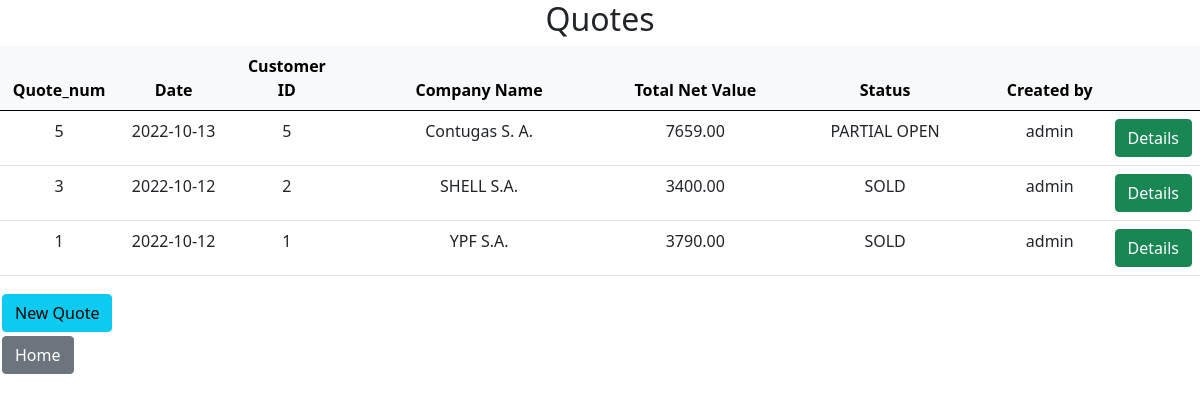
Screenshot of /get_quotes_list with the database file from the repository.
### tables this page shows
CREATE TABLE quote_header (quote_num INTEGER PRIMARY KEY AUTOINCREMENT, customer_id INTEGER NOT NULL, company_name TEXT NOT NULL, date DATE DEFAULT CURRENT_DATE, total_net_value FLOAT DEFAULT 0.0, status TEXT DEFAULT PENDING, created_by TEXT NOT NULL, FOREIGN KEY (customer_id) REFERENCES customers (id), FOREIGN KEY (created_by) REFERENCES users (username));

### app.py (the view)
@app.route("/get_quotes_list", methods = ["GET"])
def get_all_quotes():
    quotes = db.execute("SELECT * FROM quote_header ORDER BY quote_num DESC")
    return render_template("quotes_list.html", quotes=quotes)

### app.py (called while the page is built)
@app.after_request
def after_request(response):
    response.headers["Cache-Control"] = "no-cache, no-store, must-revalidate"
    response.headers["Expires"] = 0
    response.headers["Pragma"] = "no-cache"
    return response

### templates/quotes_list.html (shortened to what this page needs)
{% extends "layout.html" %}
{% block body %}
    <h2 class="text-center">Quotes</h2>
    <form action="/quote_details" method="get">
        <table class="table text-center">
            <thead class="table-light">
                <tr>
                    <th style="width: 10%">Quote_num</th>
                    <th style="width: 10%">Date</th>
                    <th style="width: 10%">Customer ID</th>
                    <th style="width: 25%">Company Name</th>
                    <th style="width: 15%">Total Net Value</th>
                    <th style="width: 20%">Status</th>
                    <th style="width: 10%">Created by</th>
                    <th></th>
                </tr>
            </thead>
            <tbody>
                {% for quote in quotes %}
                <tr>
                    <td>{{ quote["quote_num"] }}</td>
                    <td>{{ quote["date"] }}</td>
                    <td>{{ quote["customer_id"] }}</td>
                    <td>{{ quote["company_name"]}}</td>
                    <td>{{ "%.2f"|format(quote["total_net_value"]) }}</td>
                    <td>{{ quote["status"]}}</td>
                    <td>{{ quote["created_by"] }}</td>
                    <td>
                        <button class="btn btn-success" name="quote_num" value="{{ quote['quote_num'] }}" type="submit">Details</button>
                    </td>
                </tr>
                {% endfor %}
            </tbody>
        </table>
    </form>
    <form method="get" action="/create_quote" style="padding: 2px">
        <button class="btn btn-info" type="submit">New Quote</button>
    </form>
    <form method="get" action="/" style="padding: 2px">
        <button class="btn btn-secondary" type="submit">Home</button>
    </form>
{% endblock %}

### rows the page displays
quote_header: quote_num "5", date "2022-10-13", customer_id "5", company_name "Contugas S. A.", total_net_value "7659.00", status "PARTIAL OPEN", created_by "admin"
quote_header: quote_num "3", date "2022-10-12", customer_id "2", company_name "SHELL S.A.", total_net_value "3400.00", status "SOLD", created_by "admin"
quote_header: quote_num "1", date "2022-10-12", customer_id "1", company_name "YPF S.A.", total_net_value "3790.00", status "SOLD", created_by "admin"
